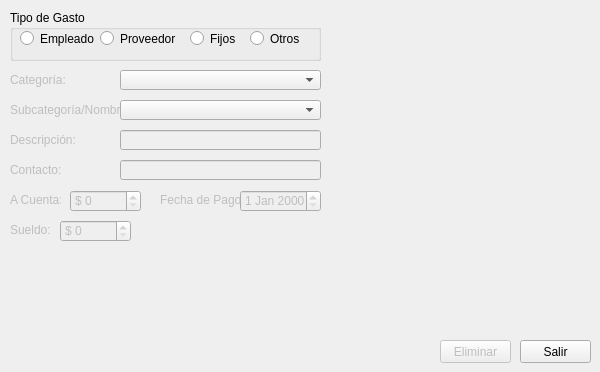
   <widget class="QWidget" name="tab">
    <attribute name="icon">
     <iconset>
      <normaloff>image/icon/cupon.png</normaloff>image/icon/cupon.png</iconset>
    </attribute>
    <attribute name="title">
     <string>Eliminar Gasto</string>
    </attribute>
    <attribute name="whatsThis">
     <string>Panel para eliminar un usuario existente</string>
    </attribute>
    <widget class="QLabel" name="label_18">
     <property name="enabled">
      <bool>false</bool>
     </property>
     <property name="geometry">
      <rect>
       <x>160</x>
       <y>190</y>
       <width>91</width>
       <height>20</height>
      </rect>
     </property>
     <property name="text">
      <string>Fecha de Pago:</string>
     </property>
    </widget>
    <widget class="QGroupBox" name="groupBox_3">
     <property name="geometry">
      <rect>
       <x>10</x>
       <y>10</y>
       <width>311</width>
       <height>51</height>
      </rect>
     </property>
     <property name="title">
      <string>Tipo de Gasto</string>
     </property>
     <widget class="QRadioButton" name="radioButton_9">
      <property name="geometry">
       <rect>
        <x>10</x>
        <y>20</y>
        <width>82</width>
        <height>17</height>
       </rect>
      </property>
      <property name="text">
       <string>Empleado</string>
      </property>
     </widget>
     <widget class="QRadioButton" name="radioButton_10">
      <property name="geometry">
       <rect>
        <x>90</x>
        <y>20</y>
        <width>82</width>
        <height>17</height>
       </rect>
      </property>
      <property name="text">
       <string>Proveedor</string>
      </property>
     </widget>
     <widget class="QRadioButton" name="radioButton_11">
      <property name="geometry">
       <rect>
        <x>240</x>
        <y>20</y>
        <width>51</width>
        <height>17</height>
       </rect>
      </property>
      <property name="text">
       <string>Otros</string>
      </property>
     </widget>
     <widget class="QRadioButton" name="radioButton_12">
      <property name="geometry">
       <rect>
        <x>180</x>
        <y>20</y>
        <width>51</width>
        <height>17</height>
       </rect>
      </property>
      <property name="text">
       <string>Fijos</string>
      </property>
     </widget>
    </widget>
    <widget class="QLineEdit" name="lineEdit_8">
     <property name="enabled">
      <bool>false</bool>
     </property>
     <property name="geometry">
      <rect>
       <x>120</x>
       <y>130</y>
       <width>201</width>
       <height>20</height>
      </rect>
     </property>
     <property name="inputMask">
      <string/>
     </property>
     <property name="maxLength">
      <number>99</number>
     </property>
    </widget>
    <widget class="QPushButton" name="pushButton_19">
     <property name="enabled">
      <bool>false</bool>
     </property>
     <property name="geometry">
      <rect>
       <x>440</x>
       <y>340</y>
       <width>71</width>
       <height>23</height>
      </rect>
     </property>
     <property name="text">
      <string>Eliminar</string>
     </property>
    </widget>
    <widget class="QSpinBox" name="spinBox_6">
     <property name="enabled">
      <bool>false</bool>
     </property>
     <property name="geometry">
      <rect>
       <x>60</x>
       <y>220</y>
       <width>71</width>
       <height>22</height>
      </rect>
     </property>
     <property name="accelerated">
      <bool>true</bool>
     </property>
     <property name="prefix">
      <string>$ </string>
     </property>
     <property name="maximum">
      <number>1000000</number>
     </property>
     <property name="singleStep">
      <number>100</number>
     </property>
     <property name="value">
      <number>0</number>
     </property>
     <property name="displayIntegerBase">
      <number>10</number>
     </property>
    </widget>
    <widget class="QPushButton" name="pushButton_20">
     <property name="enabled">
      <bool>true</bool>
     </property>
     <property name="geometry">
      <rect>
       <x>520</x>
       <y>340</y>
       <width>71</width>
       <height>23</height>
      </rect>
     </property>
     <property name="text">
      <string>Salir</string>
     </property>
    </widget>
    <widget class="QLineEdit" name="lineEdit_9">
     <property name="enabled">
      <bool>false</bool>
     </property>
     <property name="geometry">
      <rect>
       <x>120</x>
       <y>160</y>
       <width>201</width>
       <height>20</height>
      </rect>
     </property>
     <property name="inputMask">
      <string/>
     </property>
     <property name="maxLength">
      <number>99</number>
     </property>
    </widget>
    <widget class="QLabel" name="label_19">
     <property name="enabled">
      <bool>false</bool>
     </property>
     <property name="geometry">
      <rect>
       <x>10</x>
       <y>70</y>
       <width>111</width>
       <height>20</height>
      </rect>
     </property>
     <property name="text">
      <string>Categoría:</string>
     </property>
    </widget>
    <widget class="QLabel" name="label_20">
     <property name="enabled">
      <bool>false</bool>
     </property>
     <property name="geometry">
      <rect>
       <x>10</x>
       <y>100</y>
       <width>111</width>
       <height>20</height>
      </rect>
     </property>
     <property name="text">
      <string>Subcategoría/Nombre:</string>
     </property>
    </widget>
    <widget class="QDateEdit" name="dateEdit_4">
     <property name="enabled">
      <bool>false</bool>
     </property>
     <property name="geometry">
      <rect>
       <x>240</x>
       <y>190</y>
       <width>81</width>
       <height>22</height>
      </rect>
     </property>
    </widget>
    <widget class="QLabel" name="label_21">
     <property name="enabled">
      <bool>false</bool>
     </property>
     <property name="geometry">
      <rect>
       <x>10</x>
       <y>130</y>
       <width>111</width>
       <height>20</height>
      </rect>
     </property>
     <property name="text">
      <string>Descripción:</string>
     </property>
    </widget>
    <widget class="QLabel" name="label_22">
     <property name="enabled">
      <bool>false</bool>
     </property>
     <property name="geometry">
      <rect>
       <x>10</x>
       <y>220</y>
       <width>81</width>
       <height>20</height>
      </rect>
     </property>
     <property name="text">
      <string>Sueldo:</string>
     </property>
    </widget>
    <widget class="QComboBox" name="comboBox_4">
     <property name="enabled">
      <bool>true</bool>
     </property>
     <property name="geometry">
      <rect>
       <x>120</x>
       <y>70</y>
       <width>201</width>
       <height>20</height>
      </rect>
     </property>
     <property name="cursor">
      <cursorShape>PointingHandCursor</cursorShape>
     </property>
    </widget>
    <widget class="QLabel" name="label_23">
     <property name="enabled">
      <bool>false</bool>
     </property>
     <property name="geometry">
      <rect>
       <x>10</x>
       <y>160</y>
       <width>111</width>
       <height>20</height>
      </rect>
     </property>
     <property name="text">
      <string>Contacto:</string>
     </property>
    </widget>
    <widget class="QSpinBox" name="spinBox_7">
     <property name="enabled">
      <bool>false</bool>
     </property>
     <property name="geometry">
      <rect>
       <x>70</x>
       <y>190</y>
       <width>71</width>
       <height>22</height>
      </rect>
     </property>
     <property name="accelerated">
      <bool>true</bool>
     </property>
     <property name="prefix">
      <string>$ </string>
     </property>
     <property name="maximum">
      <number>1000000</number>
     </property>
     <property name="singleStep">
      <number>100</number>
     </property>
     <property name="value">
      <number>0</number>
     </property>
     <property name="displayIntegerBase">
      <number>10</number>
     </property>
    </widget>
    <widget class="QComboBox" name="comboBox_11">
     <property name="enabled">
      <bool>true</bool>
     </property>
     <property name="geometry">
      <rect>
       <x>120</x>
       <y>100</y>
       <width>201</width>
       <height>20</height>
      </rect>
     </property>
     <property name="cursor">
      <cursorShape>PointingHandCursor</cursorShape>
     </property>
    </widget>
    <widget class="QLabel" name="label_24">
     <property name="enabled">
      <bool>false</bool>
     </property>
     <property name="geometry">
      <rect>
       <x>10</x>
       <y>190</y>
       <width>51</width>
       <height>20</height>
      </rect>
     </property>
     <property name="text">
      <string>A Cuenta:</string>
     </property>
    </widget>
   </widget>
